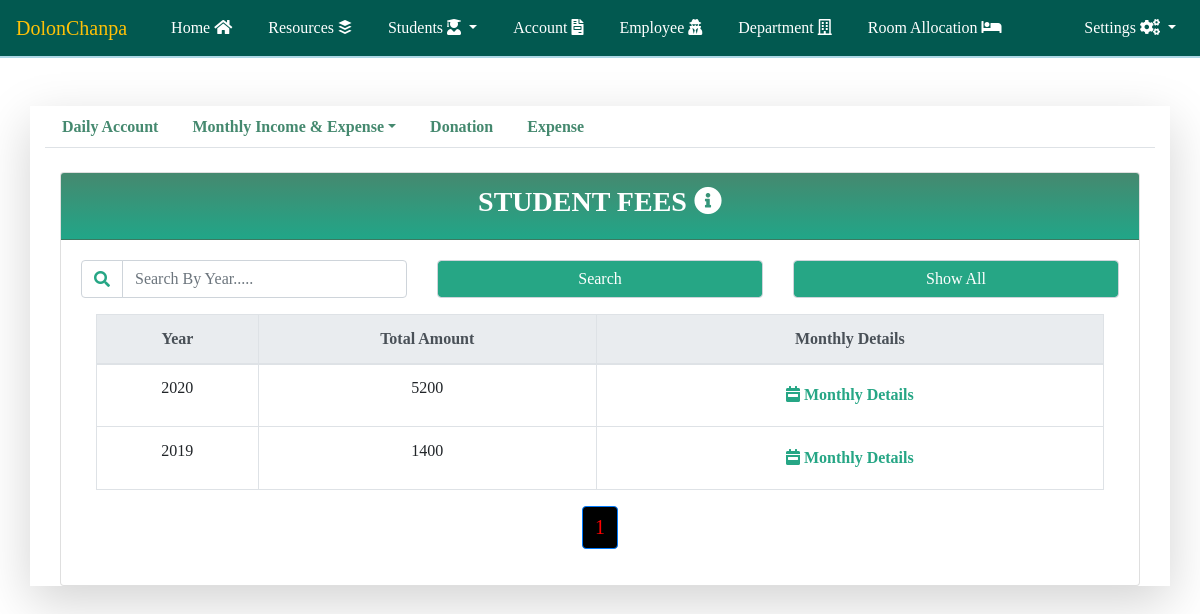
Page /student_fees.php (signed in) on the committed database.
### tables this page shows
CREATE TABLE `student_payment_information` (
  `id` int(11) NOT NULL,
  `student_id` int(255) NOT NULL,
  `month` varchar(10) NOT NULL,
  `year` varchar(10) NOT NULL,
  `amount` int(255) NOT NULL,
  `payment_status` int(2) NOT NULL,
  `payment_date` date NOT NULL
);

### student_fees.php (the view, shortened to what this page needs)
<?php include('database_connection.php')?>
<?php include('header.php')?>
<?php include('account_header.php')?>
<?php include('pagination.php') ?>
<?php
    function display_content($run,$offset,$total)
    {
        include('database_connection.php');
        if(empty($run))
        {
            $student_payment_details_qry = "SELECT * , SUM(`amount`) FROM `student_payment_information` GROUP BY `year` ORDER BY `year` DESC LIMIT $offset, $total";
            $run = mysqli_query($conn, $student_payment_details_qry);
        }
        ?>
        <table class = "table table-bordered table-hover text-center table-responsive-lg">
            <tr>
                <thead class ="thead-light">
                    <th>Year</th>
                    <th>Total Amount</th>
                    <th>Monthly Details</th>
                </thead>
            </tr>
            <?php
            while($row = mysqli_fetch_assoc($run))
            {
                ?>
                <tr>
                    <td><?php echo $row['year']?></td>
                    <td><?php echo $row['SUM(`amount`)']?></td>
                    <td>
                        <a class = "btn btn_color" href="student_fees_monthly_details.php?year=<?php echo $row['year']?>"><b><span><i class="fas fa-calendar-week"></i></span> Monthly Details</b></a>
                    </td>
                </tr>
                <?php
            }
            ?>
        </table>
        <?php
    }
?>
<div class="container"><br>
    <div class="row justify-content-center">
        <div class="col-lg-12 col-12" id = "source_div">
            <div class="card">
                <div class="card-header">
                    <div class="row justify-content-center">
                        <div class="col-lg-6 col-md-6 col-12">
                            <h3 class ="text-center card_header_color text-uppercase">Student Fees <span><i class="fas fa-info-circle"></i></span></h3>
                        </div>
                    </div>
                </div>
                <div class="card-body">
                    <form action="" method = "POST">
                        <div class="row justify-content-center">
                            <div class="col-lg-4 col-md-4 col-12 mb-3">
                                <div class="input-group">
                                    <div class="input-group-prepend">
                                        <span class = "input-group-text"><i class = "fas fa-search"></i></span>
                                    </div>
                                    <input type="text" class = "form-control" name = "search_year_wise" placeholder="Search By Year....." value = "<?php if(isset($_POST['show_all']))
                                    {
                                        echo "";
                                    }
                                    else if(isset($_POST['search_year_wise']))
                                    {
                                        echo "$_POST[search_year_wise]";
                                    }?>">
                                </div>
                            </div>
                            <div class="col-lg-4 col-12 text-center mb-3 ">
                                <input type="submit" name="search" value="Search" class = "form-control btn_color_employee">
                            </div>
                            <div class="col-lg-4 col-12 text-center mb-3 ">
                                <input type="submit" class ="form-control btn_color_employee" name = "show_all" value = "Show All">
                            </div>
                        </div>
                    </form>
                    <?php
                    if(isset($_POST['search']))
                    {
                        $year = $_POST['search_year_wise'];
                        if($year!=NULL)
                        {
                            $search_qry = "SELECT * , SUM(`amount`) FROM `student_payment_information` WHERE `year` = '$year' GROUP BY `year` ORDER BY `year` DESC ";
                        }
                        else
                        {
                            ?>
                            <script>
                                window.alert("Please Fill Search Field");
                                window.location = "student_fees.php";
                            </script>
                            <?php
                        }
                        $run_search_qry = mysqli_query($conn, $search_qry);
                        ?>
                        <div class="col-lg-12 col-12">
                            <?php display_content($run_search_qry,0,0); ?>
                        </div>
                        <?php
                    }
                    else
                    {
                        ?>
                        <div class="col-lg-12 col-12">
                            <?php
                            $run =0;
                            $page_name = 'student_fees';
                            pagination($run, $page_name);
                            ?>
                        </div>
                        <?php
                    }
                    ?>
                </div>
            </div>
        </div>
    </div>
</div>
<?php include('account_footer.php')?>
<?php include('footer.php')?>

### css/style.css (style rules this page uses)
body { font-family: 'sans-serif'; }
.card-header { padding: .75rem 1.25rem; margin-bottom: 0; background-image: linear-gradient(#45896F, #21A688); border-bottom: 1px solid rgba(0,0,0,.125); }
.card_header_color { color: white; font-weight: bold; }
.btn_color { color:#26A685; transition: color 1000ms ease, background-color 500ms ease; }
.btn_color_employee { background-color: #26A685; color:white; transition: color 1000ms ease, background-color 500ms ease; }
.input-group-text { display: -ms-flexbox; display: flex; -ms-flex-align: center; align-items: center; padding: .375rem .75rem; margin-bottom: 0; font-size: 1rem; font-weight: 400; line-height: 1.5; color: #26A685; text-align: center; white-space: nowrap; background-color: white; border: 1px solid #ced4da; border-right-color: rgb(206, 212, 218); border-right-style: solid; border-right-width: 1px; }

### rows in the picture
student_payment_information: year "2020", SUM "5200"
student_payment_information: year "2019", SUM "1400"
